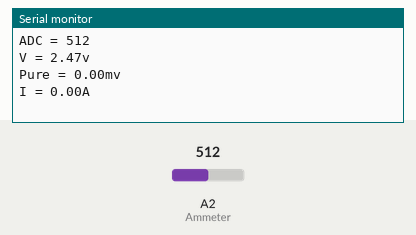
A sketch run on a simulated Arduino Uno, built with avr-gcc and run on an emulated ATmega328P. Parts: the last lines printed to the serial monitor. The test bench sets the inputs (shaded band); at power-on: A2 (Ammeter) = 512.

Above: at 1.2 s.
1.3 s: A2 (Ammeter) set to 484
At 3.0 s:
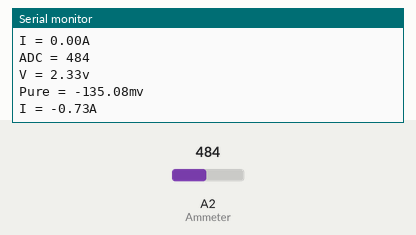
4.3 s: A2 (Ammeter) set to 511
At 7.5 s:
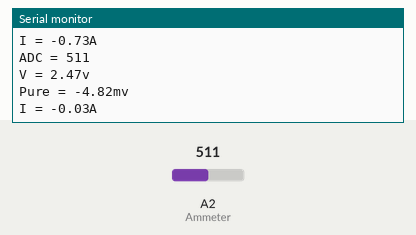
Timing chart, 0 to 9.0 s (numbered marks = the images above; inputs shaded):
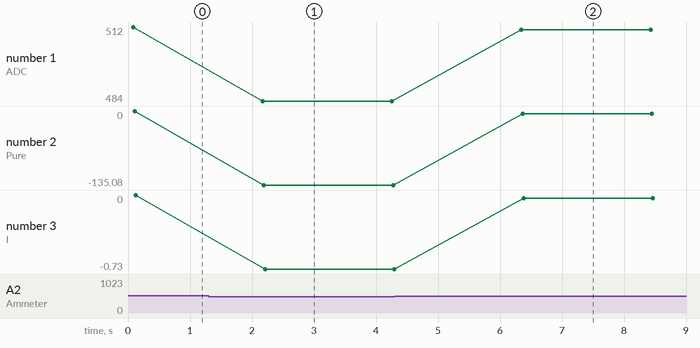

Measured:
- after the input at 1.3 s, the serial monitor: prints a new line after 0.87 s (image 1)
- after the input at 4.3 s, the serial monitor: prints a new line after 2.0 s (image 2)
- plotted number 1: 512 → 484 after the input at 1.3 s, 484 → 511 after the input at 4.3 s
- plotted number 2: 0 → -135.08 after the input at 1.3 s, -135.08 → -4.82 after the input at 4.3 s
- plotted number 3: 0 → -0.73 after the input at 1.3 s, -0.73 → -0.03 after the input at 4.3 s

The sketch:

CurrentMeter.ino
```cpp
// Connect A2 between Load and Resistor.

// Select the resistance R around 1% or less than the load resistance.

// This can measure few milli amperes or may be upto 100 mA.

const int Ammeter = A2;
float I = 0.00;

void calculate_current() {

  int sensitivity = 185;
  int adc_value = 0;
  float v_ref = 4.94;
  float voltage = 0.00;
  float pure_voltage = 0.00;
  float offset_voltage = 2.47;

  for (int i = 0; i < 40 ; i++)
  {
    adc_value = adc_value + analogRead(Ammeter);
    delay(2);
  }

  adc_value = adc_value / 40;
  voltage = ((adc_value * v_ref) / 1024);
  pure_voltage = voltage - offset_voltage;

  // if(pure_voltage > 0.001) pure_voltage = 0.00;

  pure_voltage = pure_voltage * 1000;
  I = pure_voltage / sensitivity;

  Serial.println(String("ADC = ") + adc_value );
  Serial.println(String("V = ") + voltage + "v");
  Serial.println(String("Pure = ") + pure_voltage + "mv");
  Serial.println(String("I = ") + I + "A");
}

void setup() {
  Serial.begin(9600);
}

void loop() {
  calculate_current();
  //Serial.println(String("I = ") + I + " mA");
  delay(2000);
}
```
